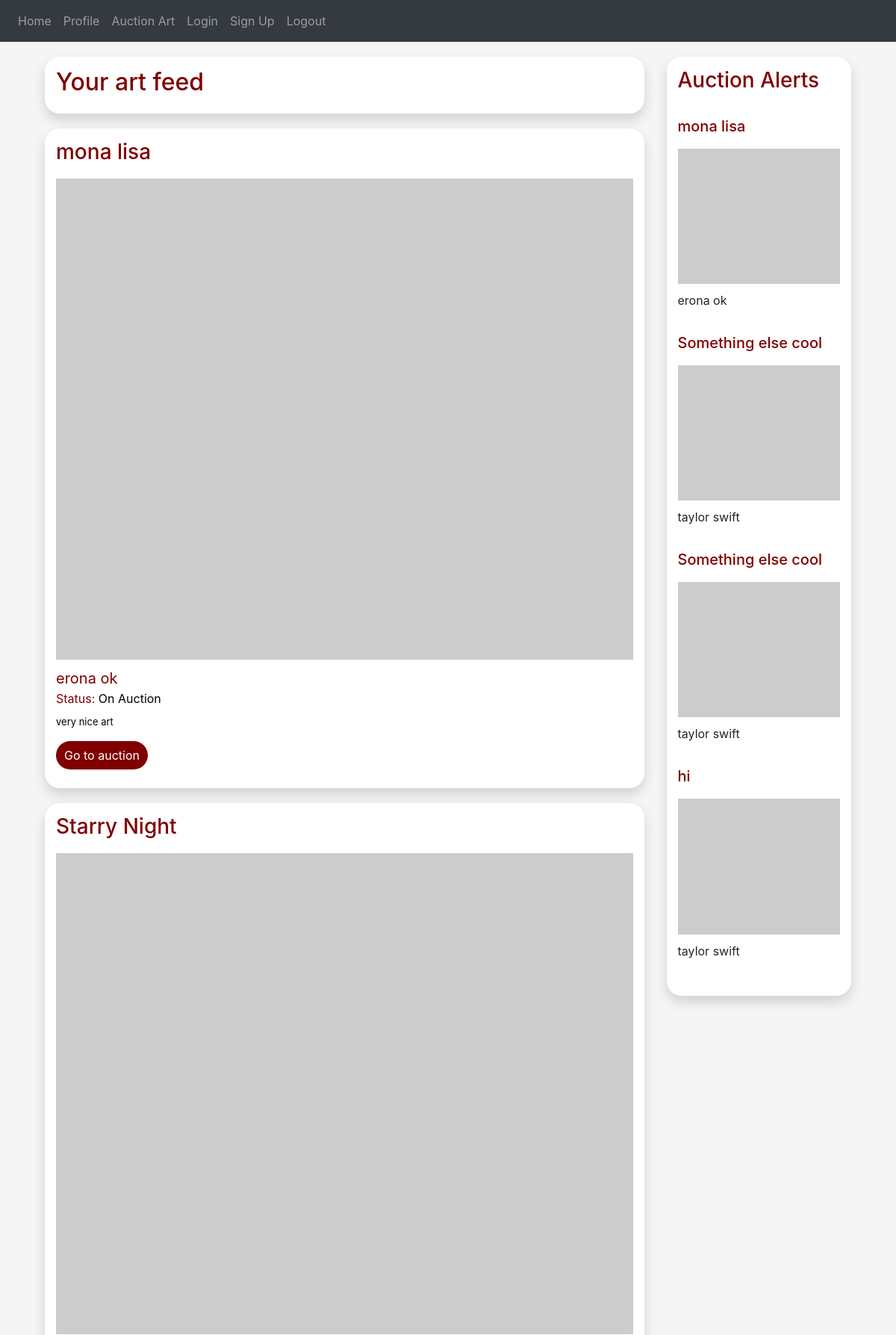
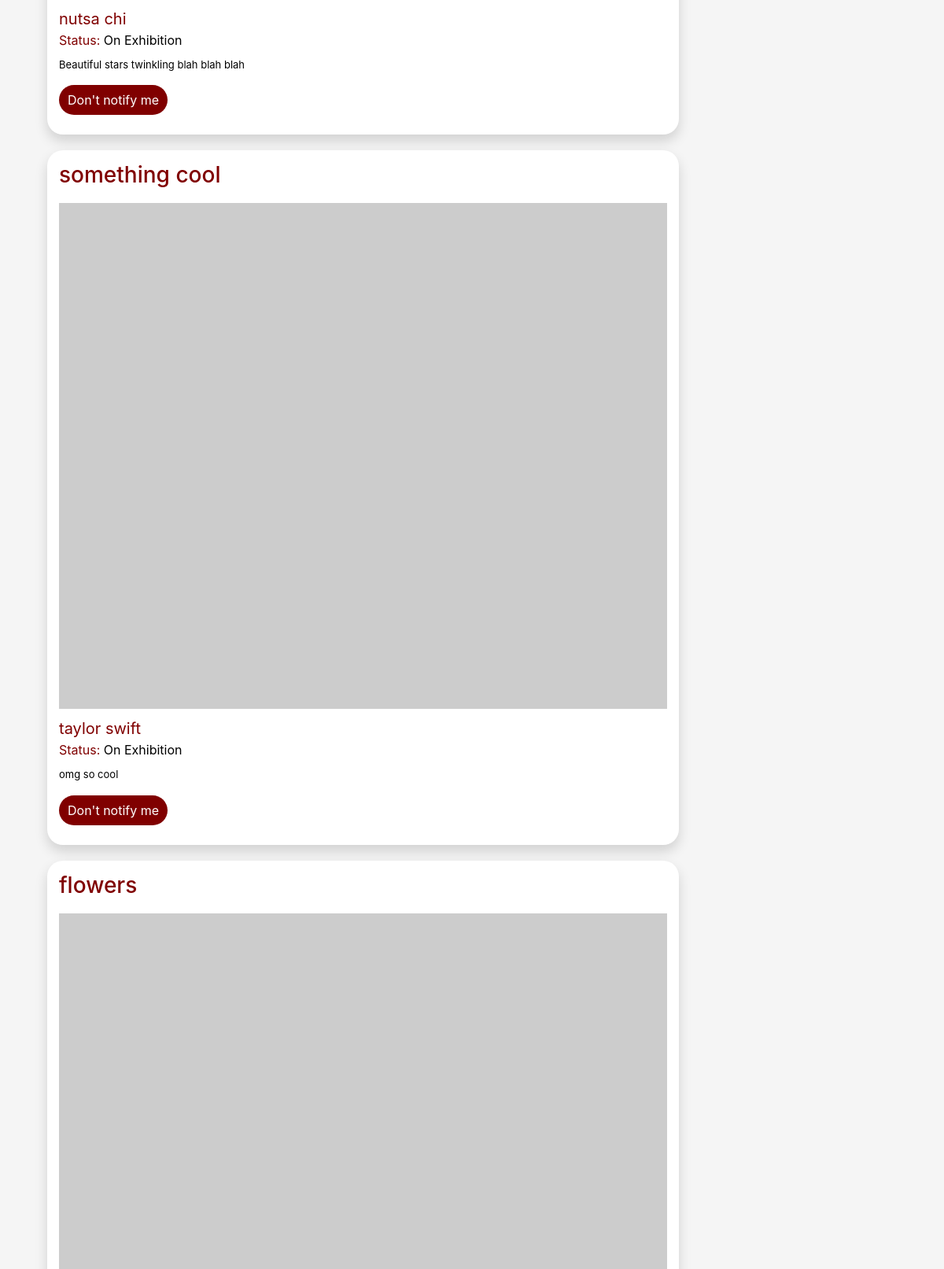
Screenshot of / (signed in, upper part) with the database file from the repository (2 pictures, top to bottom).
### auctionly/art/art.py (models this page shows, shortened)
class Art(db.Model):
    id = db.Column(db.Integer, primary_key=True)
    owner_id = db.Column(db.Integer, db.ForeignKey("user.id"))
    name = db.Column(db.String(150))
    description = db.Column(db.String(150))
    image = db.Column(db.String(150))
    art_category = db.Column(db.String(150))
    up_for_auction = db.Column(db.String(5))
    def get_name(self):
        return self.name
    def get_owner(self):
        return self.owner_id
    def get_description(self):
        return self.description
    def get_up_for_auction(self):
        return self.up_for_auction
    def get_art_category(self):
        return self.art_category
    def get_art_id(self):
        return self.id

### auctionly/users/buyer.py (models this page shows, shortened)
class Buyer(User):
    def __init__(self, name, last_name, email, password):
        super().__init__(name, last_name, email, password)
        self.art_prefs = []
        self.purchase_history = []
        self.bidding_history = []

### auctionly/views.py (the view, shortened to what this page needs)
@views.route('/', methods=['GET', 'POST'])
@login_required
def home():
    user = flask_login.current_user
    user_pref = user.get_user_prefs()
    feed = Feed(user_pref)
    user_notifications = user.get_notification_list()
    user_auction_alerts = user.get_auction_notification_list()
    if not user_pref:
        user_feed = feed.get_feed()
    else:
        user_feed = feed.get_users_feed()
    return render_template("home.html", feed_art=user_feed, feed=feed, notifications=user_notifications, alerts=user_auction_alerts)

### auctionly/__init__.py (called while the page is built)
def create_app():
    app = Flask(__name__)
    app.config['SECRET_KEY'] = 'alkjsfkalalfks'
    app.config['SQLALCHEMY_DATABASE_URI'] = f'sqlite:///{DB_NAME}'
    db.init_app(app)
    from .views import views
    from .auth import auth
    app.register_blueprint(views, url_prefix='/')
    app.register_blueprint(auth, url_prefix='/')
    from .users.user import User
    create_database(app)
    login_manager = LoginManager()
    login_manager.login_view = 'auth.login'
    login_manager.init_app(app)
    @login_manager.user_loader
    def load_user(id):
        return User.query.get(int(id))
    return app

### auctionly/art/art_notifications.py (called while the page is built)
    def get_art_id(self):
        return self.art_id

### auctionly/auction/auction.py (called while the page is built)
    def get_auction_id(self):
        return self.id

### auctionly/system/feed.py (called while the page is built)
    def get_users_feed(self):
        return self.art_for_feed

    def get_user_name(self, user_id):
        user = User.query.filter_by(id=user_id).first()
        name = user.get_full_name()
        return name

    def get_art_auction_id(self, art_id):
        auction = Auction.query.filter_by(art_id=art_id).first()
        auction_id = auction.get_auction_id()
        return auction_id

### auctionly/users/user.py (called while the page is built)
    def get_full_name(self):
        return self.first_name + " " + self.last_name

    def get_user_prefs(self):
        user_pref = User_Preference.query.filter_by(user_id=self.id).all()
        prefs = []
        for pref in user_pref:
            prefs.append(pref.get_name())
        return prefs

    def get_auction_notification_list(self):
        user_subs = Art_Notifications.query.filter_by(user_id=self.id).all()
        user_notifications = []
        for sub in user_subs:
            art_id = sub.get_art_id()
            print("art_id")
            print(art_id)
            art = Art.query.filter_by(id=art_id).first()
            if(art.get_up_for_auction() == "True"):
                user_notifications.append(art)
        return user_notifications

    def get_notification_list(self):
        user_subs = Art_Notifications.query.filter_by(user_id=self.id).all()
        subs_ids = []
        for sub in user_subs:
            art_id = sub.get_art_id()
            subs_ids.append(art_id)
        return subs_ids

### auctionly/users/user_preference.py (called while the page is built)
    def get_name(self):
        return self.art_pref

### auctionly/templates/home.html (shortened to what this page needs)
{% extends "base.html" %} {% block title %}Home Page{% endblock %} {% block content %}
<form method="POST">
    <head>
        <link href="../static/css/style.css" rel="stylesheet">
      </head>
    <body>
        <div class="container">
          <div class="row">
                <div class="col-lg-9">
                    <div class="media-card">
                        <div class="media">
                            <div class="media-body">
                                <h2 style="color: maroon; text-decoration: none;">Your art feed</h2>
                            </div>
                        </div>
                    </div>
                    {% for art in feed_art %}
                        <div class="media-card">
                            <div class="media">
                                <div class="media-body">
                                    <h3><a style="color: maroon; text-decoration: none;" type="submit" name="view">{{ art.get_name() }}</a></h3>
                                    <img src="https://picsum.photos/600/500" class="img-fluid center" style="padding-top: 10px; align-items: center;">
                                    <h7><a style="color: maroon; text-decoration: none; padding-top: 10px; font-size: 20px;" type="submit" name="view">{{ feed.get_user_name(art.get_owner()) }}</a></h7>
                                    <br>
                                    <h8 style="color: maroon;">Status: <h8 style="color: black;">{%if art.get_up_for_auction() == "False":%} On Exhibition {%else:%} On Auction {%endif%}</h8>
                                    <p style="font-size: 13px; padding-top: 10px; color: black;">{{ art.get_description() }}</p>
                                    {%if art.get_up_for_auction() == "False":%}
                                        {%if art.get_art_id() is in notifications:%}
                                        <a href="/?art_id={{ art.get_art_id() }}&notify=False" role="button"><button type="button" class="btn btn-view-more">Don't notify me</button></a>
                                        {%else:%}
                                        <a href="/?art_id={{ art.get_art_id() }}&notify=True" role="button"><button type="button" class="btn btn-view-more">Notify me</button></a>
                                        {%endif%}
                                    {%else:%}
                                        <a href="/auction?id={{ feed.get_art_auction_id(art.get_art_id()) }}" role="button"><button type="button" class="btn btn-view-more">Go to auction</button></a>
                                    {%endif%}
                                </div>
                            </div>
                        </div>
                    {% endfor %}
                </div>
                <div class="col-lg-3">
                <div class="auctions-card">
                    <h3><a style="color: maroon; text-decoration: none;" type="submit" name="view">Auction Alerts</a></h3>
                    <br>
                    {% if not alerts: %}
                        <div class="media">
                            <div class="media-body">
                                <h5><a style="color: maroon; text-decoration: none;" type="submit" name="view">No alerts</a></h5>
                                <h7><a style="text-decoration: none; padding-top: 10px;" type="submit" name="view">You can sign up to be alerted when exhibition pieces go on auction by clicking the "Notify me" button</a></h7>
                            </div>
                        </div>
                    {% else: %}
                        {% for notify in alerts %}
                            <div class="media">
                                <div class="media-body">
                                    <h5><a href="/auction?id={{ feed.get_art_auction_id(notify.get_art_id()) }}" style="color: maroon; text-decoration: none;" type="submit" name="view">{{ notify.get_name() }}</a></h5>
                                    <img src="https://picsum.photos/600/500" class="img-fluid center-small" style="padding-top: 10px; align-items: center;">
                                    <h7><a style="text-decoration: none; padding-top: 10px;" type="submit" name="view">{{ feed.get_user_name(notify.get_owner()) }}</a></h7>
                                </div>
                            </div>
                        {% endfor %}
                    {% endif %}
                </div>
                </div>
            </div>
        </div>
      </body>
</form>
{% endblock %}

### auctionly/templates/base.html (shortened to what this page needs)
<!DOCTYPE html>
<html>
<head>
    <link rel="stylesheet" href="https://stackpath.bootstrapcdn.com/bootstrap/4.4.1/css/bootstrap.min.css" />
    <link rel="stylesheet" href="https://stackpath.bootstrapcdn.com/font-awesome/4.7.0/css/font-awesome.min.css" />
</head>
<body>
    <nav class="navbar navbar-expand-lg navbar-dark bg-dark">
        <div class="collapse navbar-collapse" id="navbar">
            <div class="navbar-nav">
                <a class="nav-item nav-link" id="home" href="/">Home</a>
                <a class="nav-item nav-link" id="profile" href="/profile">Profile</a>
                <a class="nav-item nav-link" id="auction-art" href="/auction-art">Auction Art</a>
                <a class="nav-item nav-link" id="login" href="/login">Login</a>
                <a class="nav-item nav-link" id="signUp" href="/sign-up">Sign Up</a>
                <a class="nav-item nav-link" id="logout" href="/logout">Logout</a>
            </div>
        </div>
    </nav>
    <div class="container">{% block content %} {% endblock %}</div>
</body>
</html>

### auctionly/static/css/style.css (style rules this page uses)
body { background-color: #f5f5f5f5; }
html { overflow-y: overlay; }
.btn-view-more { background-color: maroon; border-radius: 100px !important; color: white; padding-left: 10px; padding-right: 10px; margin: auto; margin-bottom: 10px; }
.media-card { margin-top: 20px; padding: 15px; border-radius: 20px; box-shadow: 0px 8px 16px rgba(0, 0, 0, 0.15); background-color: white; }
.auctions-card { padding: 15px; border-radius: 20px; box-shadow: 0px 8px 16px rgba(0, 0, 0, 0.15); background-color: white; display: flex; justify-content: center; flex-direction: column; flex-wrap: wrap; margin-top: 20px; margin-bottom: 20px; }
.center { display: block; margin-left: auto; margin-right: auto; width: 100%; }
.center-small { display: block; margin-left: auto; margin-right: auto; width: 100%; }

### rows the page displays
Art: get_name "mona lisa", up_for_auction "On Auction", get_description "very nice art"
Buyer: get_user_name "erona ok"
Art: get_name "Starry Night", up_for_auction "On Exhibition", get_description "Beautiful stars twinkling blah blah blah"
Buyer: get_user_name "nutsa chi"
Art: get_name "something cool", up_for_auction "On Exhibition", get_description "omg so cool"
Buyer: get_user_name "taylor swift"
Art: get_name "flowers"
Art: get_name "Something else cool"
Art: get_name "hi"
